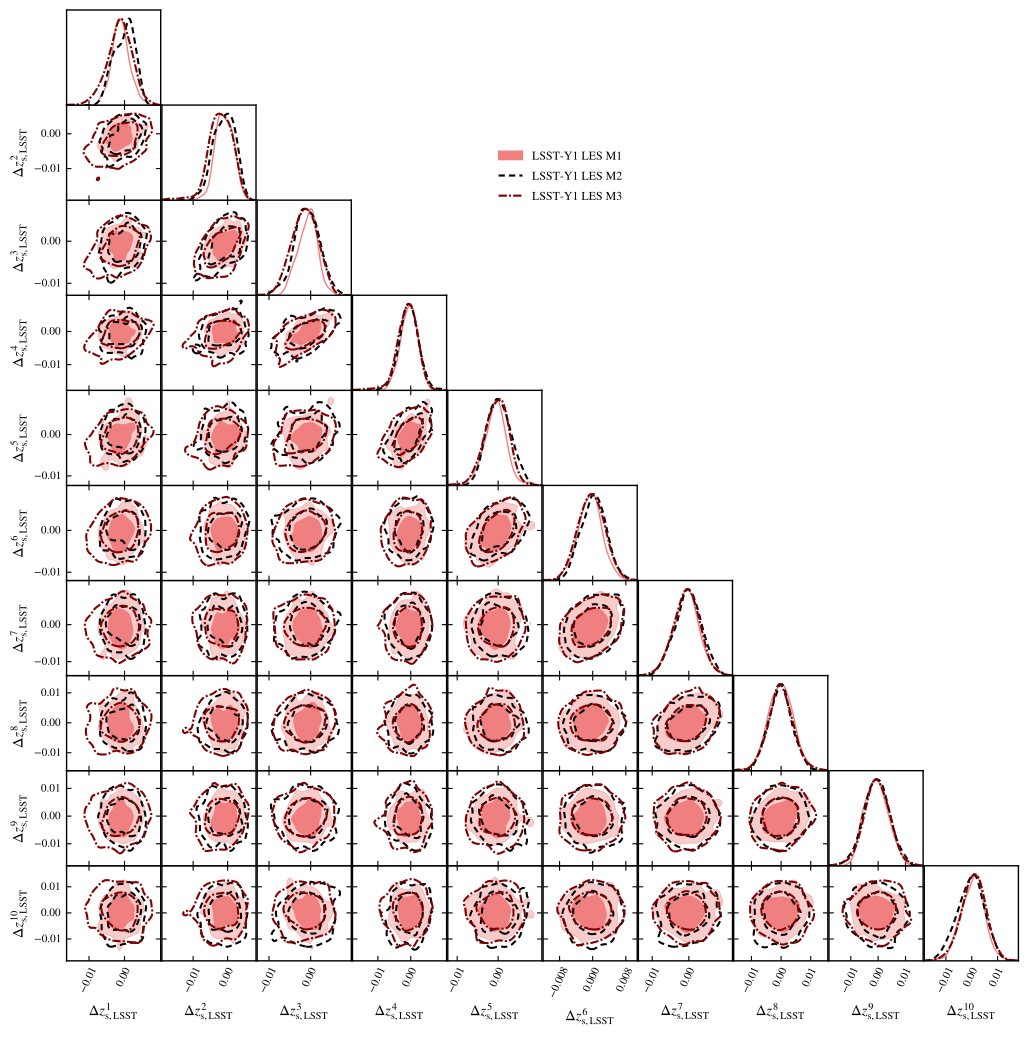

Write Python code to recreate this figure.
import getdist.plots as gplot
from getdist import MCSamples
from getdist import loadMCSamples
import os
import matplotlib
import subprocess
import matplotlib.pyplot as plt
import numpy as np

# GENERAL PLOT OPTIONS
matplotlib.rcParams['mathtext.fontset'] = 'stix'
matplotlib.rcParams['font.family'] = 'STIXGeneral'
matplotlib.rcParams['mathtext.rm'] = 'Bitstream Vera Sans'
matplotlib.rcParams['mathtext.it'] = 'Bitstream Vera Sans:italic'
matplotlib.rcParams['mathtext.bf'] = 'Bitstream Vera Sans:bold'
matplotlib.rcParams['xtick.bottom'] = True
matplotlib.rcParams['xtick.top'] = False
matplotlib.rcParams['ytick.right'] = False
matplotlib.rcParams['axes.edgecolor'] = 'black'
matplotlib.rcParams['axes.linewidth'] = '1.0'
matplotlib.rcParams['axes.labelsize'] = 'medium'
matplotlib.rcParams['axes.grid'] = True
matplotlib.rcParams['grid.linewidth'] = '0.0'
matplotlib.rcParams['grid.alpha'] = '0.18'
matplotlib.rcParams['grid.color'] = 'lightgray'
matplotlib.rcParams['legend.labelspacing'] = 0.77
matplotlib.rcParams['savefig.bbox'] = 'tight'
matplotlib.rcParams['savefig.format'] = 'pdf'

parameter = [u'LSST_DZ_S1',u'LSST_DZ_S2', u'LSST_DZ_S3', u'LSST_DZ_S4', u'LSST_DZ_S5', 
u'LSST_DZ_S6', u'LSST_DZ_S7', u'LSST_DZ_S8', u'LSST_DZ_S9',u'LSST_DZ_S10']
chaindir=r'.'

analysissettings={'smooth_scale_1D':0.35,'smooth_scale_2D':0.35,'ignore_rows': u'0.5',
'range_confidence' : u'0.005'}

analysissettings2={'smooth_scale_1D':0.35,'smooth_scale_2D':0.35,'ignore_rows': u'0.0',
'range_confidence' : u'0.005'}

root_chains = (
  '../chains/EXAMPLE_MCMC13',
  '../chains/EXAMPLE_MCMC14',
  '../chains/EXAMPLE_MCMC15',
)


# --------------------------------------------------------------------------------
samples=loadMCSamples('./' + root_chains[0],settings=analysissettings)
p = samples.getParams()
samples.addDerived(p.omegam*p.H0/100.,name='gamma',label='{\\Omega_m h}')
samples.addDerived(p.s8omegamp5/0.5477225575,name='SS8',label='{S_8}')
samples.saveAsText('.VM_P4_TMP1')
# --------------------------------------------------------------------------------
samples=loadMCSamples('./' + root_chains[1],settings=analysissettings)
p = samples.getParams()
samples.addDerived(p.omegam*p.H0/100.,name='gamma',label='{\\Omega_m h}')
samples.addDerived(p.s8omegamp5/0.5477225575,name='SS8',label='{S_8}')
samples.saveAsText('.VM_P4_TMP2')
# --------------------------------------------------------------------------------
samples=loadMCSamples('./' + root_chains[2],settings=analysissettings2)
p = samples.getParams()
samples.addDerived(p.omegam*p.H0/100.,name='gamma',label='{\\Omega_m h}')
samples.addDerived(p.s8omegamp5/0.5477225575,name='SS8',label='{S_8}')
samples.saveAsText('.VM_P4_TMP3')
# --------------------------------------------------------------------------------

#GET DIST PLOT SETUP
g=gplot.getSubplotPlotter(chain_dir=chaindir,analysis_settings=analysissettings2,width_inch=10.5)
g.settings.axis_tick_x_rotation=65
g.settings.lw_contour = 1.2
g.settings.legend_rect_border = False
g.settings.figure_legend_frame = False
g.settings.axes_fontsize = 13.0
g.settings.legend_fontsize = 13.5
g.settings.alpha_filled_add = 0.85
g.settings.lab_fontsize=15.5
g.legend_labels=False

param_3d = None
g.triangle_plot(['.VM_P4_TMP1','.VM_P4_TMP2','.VM_P4_TMP3'],
parameter,
plot_3d_with_param=param_3d,line_args=[
{'lw': 1.2,'ls': 'solid', 'color':'lightcoral'},
{'lw': 1.2,'ls': '--', 'color':'black'},
{'lw': 1.6,'ls': '-.', 'color': 'maroon'},
{'lw': 1.6,'ls': 'solid', 'color': 'indigo'},
],
contour_colors=['lightcoral','black','maroon','indigo'],
contour_ls=['solid','--','-.'], 
contour_lws=[1.0,1.5,1.5,1.0],
filled=[True,False,False,True],
shaded=False,
legend_labels=[
'LSST-Y1 LES M1',
'LSST-Y1 LES M2',
'LSST-Y1 LES M3',
],
legend_loc=(0.48, 0.80))

g.export()
